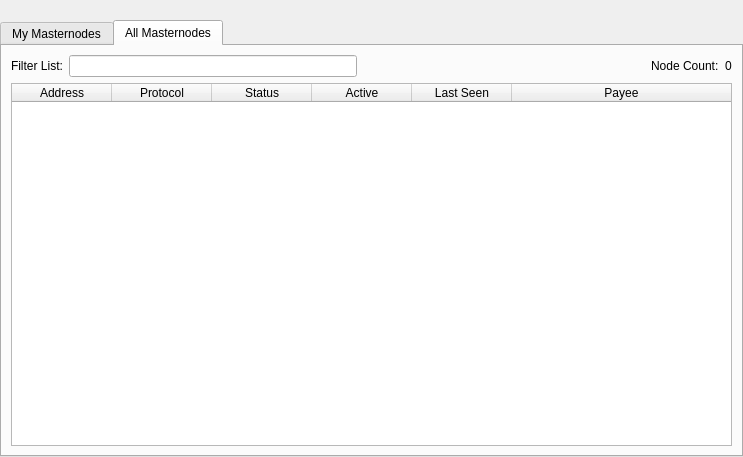
<?xml version="1.0" encoding="UTF-8"?>
<ui version="4.0">
 <class>MasternodeList</class>
 <widget class="QWidget" name="MasternodeList">
  <property name="geometry">
   <rect>
    <x>0</x>
    <y>0</y>
    <width>743</width>
    <height>457</height>
   </rect>
  </property>
  <property name="windowTitle">
   <string>Form</string>
  </property>
  <layout class="QVBoxLayout" name="topLayout">
   <property name="leftMargin">
    <number>0</number>
   </property>
   <property name="topMargin">
    <number>0</number>
   </property>
   <property name="rightMargin">
    <number>0</number>
   </property>
   <property name="bottomMargin">
    <number>0</number>
   </property>
   <item>
    <layout class="QVBoxLayout" name="verticalLayout">
     <property name="bottomMargin">
      <number>0</number>
     </property>
     <item>
      <spacer name="horizontalSpacer0">
       <property name="orientation">
        <enum>Qt::Horizontal</enum>
       </property>
       <property name="sizeHint" stdset="0">
        <size>
         <width>40</width>
         <height>20</height>
        </size>
       </property>
      </spacer>
     </item>
     <item>
      <widget class="QTabWidget" name="tabWidget">
       <property name="currentIndex">
        <number>1</number>
       </property>
       <widget class="QWidget" name="tabMyMasternodes">
        <attribute name="title">
         <string>My Masternodes</string>
        </attribute>
        <layout class="QGridLayout" name="gridLayout_2">
         <item row="0" column="0">
          <layout class="QVBoxLayout" name="verticalLayout_2">
           <property name="bottomMargin">
            <number>0</number>
           </property>
           <item>
            <layout class="QHBoxLayout" name="horizontalLayout_note">
             <property name="bottomMargin">
              <number>0</number>
             </property>
             <item>
              <widget class="QLabel" name="updateNote">
               <property name="text">
                <string>Note: Status of your masternodes in local wallet can potentially be slightly incorrect.&lt;br /&gt;Always wait for wallet to sync additional data and then double check from another node&lt;br /&gt;if your masternode should be running but you still do not see &quot;ENABLED&quot; in &quot;Status&quot; field.</string>
               </property>
              </widget>
             </item>
            </layout>
           </item>
           <item>
            <widget class="QTableWidget" name="tableWidgetMyMasternodes">
             <property name="minimumSize">
              <size>
               <width>695</width>
               <height>0</height>
              </size>
             </property>
             <property name="editTriggers">
              <set>QAbstractItemView::NoEditTriggers</set>
             </property>
             <property name="alternatingRowColors">
              <bool>true</bool>
             </property>
             <property name="selectionMode">
              <enum>QAbstractItemView::SingleSelection</enum>
             </property>
             <property name="selectionBehavior">
              <enum>QAbstractItemView::SelectRows</enum>
             </property>
             <property name="sortingEnabled">
              <bool>true</bool>
             </property>
             <attribute name="horizontalHeaderStretchLastSection">
              <bool>true</bool>
             </attribute>
             <column>
              <property name="text">
               <string>Alias</string>
              </property>
             </column>
             <column>
              <property name="text">
               <string>Address</string>
              </property>
             </column>
             <column>
              <property name="text">
               <string>Protocol</string>
              </property>
             </column>
             <column>
              <property name="text">
               <string>Status</string>
              </property>
             </column>
             <column>
              <property name="text">
               <string>Active</string>
              </property>
             </column>
             <column>
              <property name="text">
               <string>Last Seen</string>
              </property>
             </column>
             <column>
              <property name="text">
               <string>Level</string>
              </property>
             </column>
             <column>
              <property name="text">
               <string>Payee</string>
              </property>
             </column>
            </widget>
           </item>
           <item>
            <layout class="QHBoxLayout" name="horizontalLayout_5">
             <property name="bottomMargin">
              <number>0</number>
             </property>
             <item>
              <widget class="QPushButton" name="startButton">
               <property name="text">
                <string>S&amp;tart alias</string>
               </property>
              </widget>
             </item>
             <item>
              <widget class="QPushButton" name="startAllButton">
               <property name="text">
                <string>Start &amp;all</string>
               </property>
              </widget>
             </item>
             <item>
              <widget class="QPushButton" name="startMissingButton">
               <property name="text">
                <string>Start &amp;MISSING</string>
               </property>
              </widget>
             </item>
             <item>
              <widget class="QPushButton" name="UpdateButton">
               <property name="text">
                <string>&amp;Update status</string>
               </property>
              </widget>
             </item>
             <item>
              <widget class="QLabel" name="autoupdate_label">
               <property name="text">
                <string>Status will be updated automatically in (sec):</string>
               </property>
              </widget>
             </item>
             <item>
              <widget class="QLabel" name="secondsLabel">
               <property name="text">
                <string>0</string>
               </property>
              </widget>
             </item>
             <item>
              <spacer name="horizontalSpacer_5">
               <property name="orientation">
                <enum>Qt::Horizontal</enum>
               </property>
               <property name="sizeHint" stdset="0">
                <size>
                 <width>40</width>
                 <height>20</height>
                </size>
               </property>
              </spacer>
             </item>
            </layout>
           </item>
          </layout>
         </item>
        </layout>
       </widget>
       <widget class="QWidget" name="tabAllMasternodes">
        <attribute name="title">
         <string>All Masternodes</string>
        </attribute>
        <layout class="QGridLayout" name="gridLayout">
         <item row="1" column="0">
          <widget class="QTableWidget" name="tableWidgetMasternodes">
           <property name="editTriggers">
            <set>QAbstractItemView::NoEditTriggers</set>
           </property>
           <property name="alternatingRowColors">
            <bool>true</bool>
           </property>
           <property name="selectionBehavior">
            <enum>QAbstractItemView::SelectRows</enum>
           </property>
           <property name="sortingEnabled">
            <bool>true</bool>
           </property>
           <attribute name="horizontalHeaderStretchLastSection">
            <bool>true</bool>
           </attribute>
           <column>
            <property name="text">
             <string>Address</string>
            </property>
           </column>
           <column>
            <property name="text">
             <string>Protocol</string>
            </property>
           </column>
           <column>
            <property name="text">
             <string>Status</string>
            </property>
           </column>
           <column>
            <property name="text">
             <string>Active</string>
            </property>
           </column>
           <column>
            <property name="text">
             <string>Last Seen</string>
            </property>
           </column>
           <column>
           <property name="text">
             <string>Payee</string>
            </property>
           </column>
          </widget>
         </item>
         <item row="0" column="0">
          <layout class="QHBoxLayout" name="horizontalLayout_3">
           <property name="bottomMargin">
            <number>0</number>
           </property>
           <item>
            <widget class="QLabel" name="label_filter">
             <property name="text">
              <string>Filter List:</string>
             </property>
            </widget>
           </item>
           <item>
            <widget class="QLineEdit" name="filterLineEdit">
             <property name="toolTip">
              <string>Filter masternode list</string>
             </property>
            </widget>
           </item>
           <item>
            <spacer name="horizontalSpacer_3">
             <property name="orientation">
              <enum>Qt::Horizontal</enum>
             </property>
             <property name="sizeHint" stdset="0">
              <size>
               <width>10</width>
               <height>20</height>
              </size>
             </property>
            </spacer>
           </item>
           <item>
            <widget class="QLabel" name="label_count">
             <property name="text">
              <string>Node Count:</string>
             </property>
            </widget>
           </item>
           <item>
            <widget class="QLabel" name="countLabel">
             <property name="text">
              <string>0</string>
             </property>
            </widget>
           </item>
          </layout>
         </item>
        </layout>
       </widget>
      </widget>
     </item>
    </layout>
   </item>
  </layout>
 </widget>
 <resources/>
 <connections/>
</ui>
